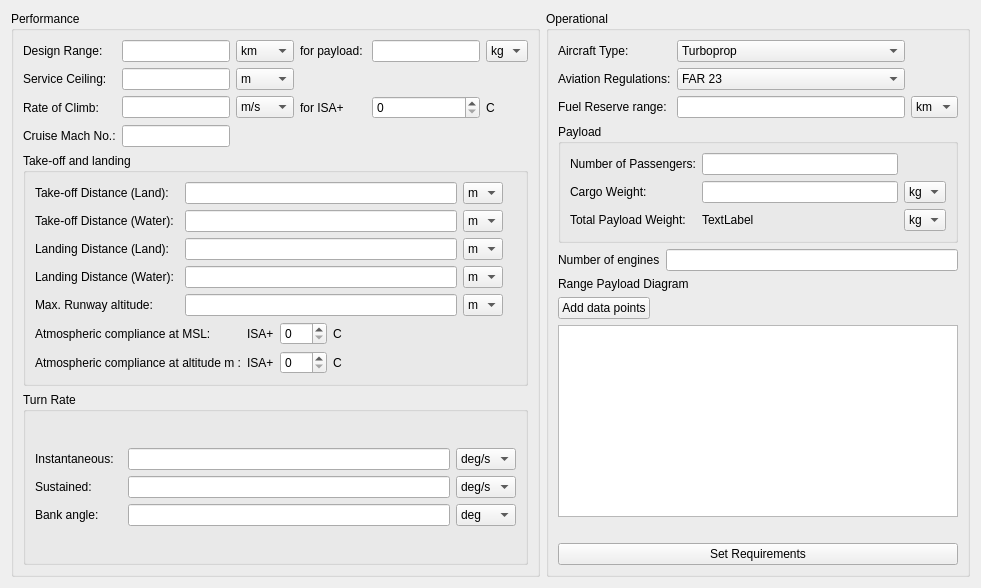
      <widget class="QWidget" name="req_tab">
       <attribute name="title">
        <string>Requirements</string>
       </attribute>
       <layout class="QHBoxLayout" name="horizontalLayout_3">
        <item>
         <layout class="QVBoxLayout" name="verticalLayout_6">
          <item>
           <widget class="QGroupBox" name="performance_gb">
            <property name="title">
             <string>Performance</string>
            </property>
            <layout class="QVBoxLayout" name="verticalLayout_10">
             <item>
              <layout class="QGridLayout" name="gridLayout_3">
               <item row="2" column="5">
                <widget class="QLabel" name="roc_cels">
                 <property name="text">
                  <string>C</string>
                 </property>
                </widget>
               </item>
               <item row="2" column="0">
                <widget class="QLabel" name="roc_lab">
                 <property name="text">
                  <string>Rate of Climb:</string>
                 </property>
                </widget>
               </item>
               <item row="3" column="0">
                <widget class="QLabel" name="cruise_m_lab">
                 <property name="text">
                  <string>Cruise Mach No.:</string>
                 </property>
                </widget>
               </item>
               <item row="3" column="1">
                <widget class="QLineEdit" name="cruise_m_inp"/>
               </item>
               <item row="2" column="3">
                <widget class="QLabel" name="roc_isa">
                 <property name="text">
                  <string>for ISA+</string>
                 </property>
                </widget>
               </item>
               <item row="2" column="4">
                <widget class="QSpinBox" name="roc_isa_t_sb">
                 <property name="maximum">
                  <number>100</number>
                 </property>
                 <property name="singleStep">
                  <number>5</number>
                 </property>
                </widget>
               </item>
               <item row="2" column="2">
                <widget class="QComboBox" name="roc_mpers_comb">
                 <property name="minimumSize">
                  <size>
                   <width>54</width>
                   <height>0</height>
                  </size>
                 </property>
                 <item>
                  <property name="text">
                   <string>m/s</string>
                  </property>
                 </item>
                 <item>
                  <property name="text">
                   <string>ft/min</string>
                  </property>
                 </item>
                </widget>
               </item>
               <item row="1" column="1">
                <widget class="QLineEdit" name="serv_ceil_inp"/>
               </item>
               <item row="2" column="1">
                <widget class="QLineEdit" name="roc_inp"/>
               </item>
               <item row="1" column="2">
                <widget class="QComboBox" name="ser_ceil_m_comb">
                 <item>
                  <property name="text">
                   <string>m</string>
                  </property>
                 </item>
                 <item>
                  <property name="text">
                   <string>ft</string>
                  </property>
                 </item>
                </widget>
               </item>
               <item row="0" column="4">
                <widget class="QLineEdit" name="des_rang_payload_inp"/>
               </item>
               <item row="1" column="0">
                <widget class="QLabel" name="serv_ceil_lab">
                 <property name="text">
                  <string>Service Ceiling:</string>
                 </property>
                </widget>
               </item>
               <item row="0" column="2">
                <widget class="QComboBox" name="des_rang_km_comb">
                 <item>
                  <property name="text">
                   <string>km</string>
                  </property>
                 </item>
                 <item>
                  <property name="text">
                   <string>mi</string>
                  </property>
                 </item>
                 <item>
                  <property name="text">
                   <string>nm</string>
                  </property>
                 </item>
                </widget>
               </item>
               <item row="0" column="1">
                <widget class="QLineEdit" name="des_rang_inp"/>
               </item>
               <item row="0" column="0">
                <widget class="QLabel" name="des_rang_lab">
                 <property name="text">
                  <string>Design Range:</string>
                 </property>
                </widget>
               </item>
               <item row="0" column="3">
                <widget class="QLabel" name="des_rang_payload_lab">
                 <property name="text">
                  <string>for payload: </string>
                 </property>
                </widget>
               </item>
               <item row="0" column="5">
                <widget class="QComboBox" name="des_rang_payload_kg_comb">
                 <item>
                  <property name="text">
                   <string>kg</string>
                  </property>
                 </item>
                 <item>
                  <property name="text">
                   <string>lb</string>
                  </property>
                 </item>
                </widget>
               </item>
              </layout>
             </item>
             <item>
              <widget class="QGroupBox" name="to_lan_gb">
               <property name="title">
                <string>Take-off and landing</string>
               </property>
               <layout class="QVBoxLayout" name="verticalLayout_7">
                <item>
                 <layout class="QGridLayout" name="gridLayout">
                  <item row="2" column="3">
                   <widget class="QLabel" name="label_40">
                    <property name="text">
                     <string/>
                    </property>
                   </widget>
                  </item>
                  <item row="0" column="0">
                   <widget class="QLabel" name="tod_land_lab">
                    <property name="text">
                     <string>Take-off Distance (Land):  </string>
                    </property>
                   </widget>
                  </item>
                  <item row="4" column="3">
                   <widget class="QLabel" name="label_37">
                    <property name="text">
                     <string/>
                    </property>
                   </widget>
                  </item>
                  <item row="1" column="3">
                   <widget class="QLabel" name="label_39">
                    <property name="text">
                     <string/>
                    </property>
                   </widget>
                  </item>
                  <item row="0" column="3">
                   <widget class="QLabel" name="label_36">
                    <property name="text">
                     <string/>
                    </property>
                   </widget>
                  </item>
                  <item row="2" column="0">
                   <widget class="QLabel" name="lan_land_lab">
                    <property name="text">
                     <string>Landing Distance (Land):   </string>
                    </property>
                   </widget>
                  </item>
                  <item row="4" column="0">
                   <widget class="QLabel" name="lan_water_lab">
                    <property name="text">
                     <string>Landing Distance (Water): </string>
                    </property>
                   </widget>
                  </item>
                  <item row="5" column="0">
                   <widget class="QLabel" name="max_run_alt_lab">
                    <property name="text">
                     <string>Max. Runway altitude:       </string>
                    </property>
                   </widget>
                  </item>
                  <item row="1" column="0">
                   <widget class="QLabel" name="tod_water_lab">
                    <property name="text">
                     <string>Take-off Distance (Water):</string>
                    </property>
                   </widget>
                  </item>
                  <item row="4" column="1">
                   <widget class="QLineEdit" name="lan_water_inp"/>
                  </item>
                  <item row="0" column="1">
                   <widget class="QLineEdit" name="tod_land_inp"/>
                  </item>
                  <item row="2" column="1">
                   <widget class="QLineEdit" name="lan_land_inp"/>
                  </item>
                  <item row="1" column="1">
                   <widget class="QLineEdit" name="tod_water_inp"/>
                  </item>
                  <item row="5" column="1">
                   <widget class="QLineEdit" name="max_run_alt_inp"/>
                  </item>
                  <item row="0" column="2">
                   <widget class="QComboBox" name="tod_lan_m_comb">
                    <item>
                     <property name="text">
                      <string>m </string>
                     </property>
                    </item>
                    <item>
                     <property name="text">
                      <string>ft </string>
                     </property>
                    </item>
                   </widget>
                  </item>
                  <item row="1" column="2">
                   <widget class="QComboBox" name="tod_water_m_comb">
                    <item>
                     <property name="text">
                      <string>m</string>
                     </property>
                    </item>
                    <item>
                     <property name="text">
                      <string>ft</string>
                     </property>
                    </item>
                   </widget>
                  </item>
                  <item row="2" column="2">
                   <widget class="QComboBox" name="lan_land_m_comb">
                    <item>
                     <property name="text">
                      <string>m</string>
                     </property>
                    </item>
                    <item>
                     <property name="text">
                      <string>ft</string>
                     </property>
                    </item>
                   </widget>
                  </item>
                  <item row="4" column="2">
                   <widget class="QComboBox" name="lan_water_m_comb">
                    <item>
                     <property name="text">
                      <string>m </string>
                     </property>
                    </item>
                    <item>
                     <property name="text">
                      <string>ft </string>
                     </property>
                    </item>
                   </widget>
                  </item>
                  <item row="5" column="2">
                   <widget class="QComboBox" name="max_run_alt_m_comb">
                    <property name="minimumSize">
                     <size>
                      <width>36</width>
                      <height>0</height>
                     </size>
                    </property>
                    <item>
                     <property name="text">
                      <string>m</string>
                     </property>
                    </item>
                    <item>
                     <property name="text">
                      <string>ft</string>
                     </property>
                    </item>
                   </widget>
                  </item>
                 </layout>
                </item>
                <item>
                 <layout class="QGridLayout" name="gridLayout_2">
                  <item row="0" column="1">
                   <widget class="QLabel" name="msl_isa">
                    <property name="text">
                     <string>ISA+</string>
                    </property>
                   </widget>
                  </item>
                  <item row="0" column="0">
                   <widget class="QLabel" name="atm_msl_lab">
                    <property name="text">
                     <string>Atmospheric compliance at MSL:       </string>
                    </property>
                   </widget>
                  </item>
                  <item row="0" column="2">
                   <widget class="QSpinBox" name="run_msl_isa_t_sb">
                    <property name="maximum">
                     <number>100</number>
                    </property>
                    <property name="singleStep">
                     <number>5</number>
                    </property>
                   </widget>
                  </item>
                  <item row="0" column="3">
                   <widget class="QLabel" name="label_28">
                    <property name="text">
                     <string>C</string>
                    </property>
                   </widget>
                  </item>
                  <item row="0" column="4">
                   <spacer name="horizontalSpacer">
                    <property name="orientation">
                     <enum>Qt::Horizontal</enum>
                    </property>
                    <property name="sizeHint" stdset="0">
                     <size>
                      <width>40</width>
                      <height>20</height>
                     </size>
                    </property>
                   </spacer>
                  </item>
                  <item row="1" column="0">
                   <widget class="QLabel" name="atm_alt_lab">
                    <property name="text">
                     <string>Atmospheric compliance at altitude m :</string>
                    </property>
                   </widget>
                  </item>
                  <item row="1" column="1">
                   <widget class="QLabel" name="alt_isa">
                    <property name="text">
                     <string>ISA+</string>
                    </property>
                   </widget>
                  </item>
                  <item row="1" column="2">
                   <widget class="QSpinBox" name="run_alt_isa_t_sb">
                    <property name="maximum">
                     <number>100</number>
                    </property>
                    <property name="singleStep">
                     <number>5</number>
                    </property>
                   </widget>
                  </item>
                  <item row="1" column="3">
                   <widget class="QLabel" name="label_29">
                    <property name="text">
                     <string>C</string>
                    </property>
                   </widget>
                  </item>
                  <item row="1" column="4">
                   <spacer name="horizontalSpacer_3">
                    <property name="orientation">
                     <enum>Qt::Horizontal</enum>
                    </property>
                    <property name="sizeHint" stdset="0">
                     <size>
                      <width>40</width>
                      <height>20</height>
                     </size>
                    </property>
                   </spacer>
                  </item>
                 </layout>
                </item>
               </layout>
              </widget>
             </item>
             <item>
              <widget class="QGroupBox" name="turn_rate_gb">
               <property name="title">
                <string>Turn Rate</string>
               </property>
               <layout class="QVBoxLayout" name="verticalLayout_8">
                <item>
                 <layout class="QGridLayout" name="gridLayout_4">
                  <item row="0" column="0">
                   <widget class="QLabel" name="inst_lab">
                    <property name="text">
                     <string>Instantaneous: </string>
                    </property>
                   </widget>
                  </item>
                  <item row="1" column="2">
                   <widget class="QComboBox" name="sus_degpers_comb">
                    <item>
                     <property name="text">
                      <string>deg/s</string>
                     </property>
                    </item>
                    <item>
                     <property name="text">
                      <string>rad/s</string>
                     </property>
                    </item>
                   </widget>
                  </item>
                  <item row="1" column="0">
                   <widget class="QLabel" name="sus_lab">
                    <property name="text">
                     <string>Sustained:         </string>
                    </property>
                   </widget>
                  </item>
                  <item row="0" column="1">
                   <widget class="QLineEdit" name="inst_inp"/>
                  </item>
                  <item row="0" column="2">
                   <widget class="QComboBox" name="inst_degpers_comb">
                    <property name="minimumSize">
                     <size>
                      <width>53</width>
                      <height>0</height>
                     </size>
                    </property>
                    <item>
                     <property name="text">
                      <string>deg/s</string>
                     </property>
                    </item>
                    <item>
                     <property name="text">
                      <string>rad/s</string>
                     </property>
                    </item>
                   </widget>
                  </item>
                  <item row="1" column="1">
                   <widget class="QLineEdit" name="sus_inp"/>
                  </item>
                  <item row="2" column="0">
                   <widget class="QLabel" name="bank_ang_lab">
                    <property name="text">
                     <string>Bank angle:       </string>
                    </property>
                   </widget>
                  </item>
                  <item row="2" column="2">
                   <widget class="QComboBox" name="bank_ang_deg_comb">
                    <item>
                     <property name="text">
                      <string>deg</string>
                     </property>
                    </item>
                    <item>
                     <property name="text">
                      <string>rad</string>
                     </property>
                    </item>
                   </widget>
                  </item>
                  <item row="2" column="1">
                   <widget class="QLineEdit" name="bank_ang_inp"/>
                  </item>
                 </layout>
                </item>
               </layout>
              </widget>
             </item>
            </layout>
           </widget>
          </item>
         </layout>
        </item>
        <item>
         <widget class="QGroupBox" name="operational_gb">
          <property name="title">
           <string>Operational</string>
          </property>
          <layout class="QVBoxLayout" name="verticalLayout_2">
           <item>
            <layout class="QGridLayout" name="gridLayout_6">
             <item row="1" column="1">
              <widget class="QComboBox" name="reg_comb">
               <item>
                <property name="text">
                 <string>FAR 23</string>
                </property>
               </item>
               <item>
                <property name="text">
                 <string>FAR 25</string>
                </property>
               </item>
              </widget>
             </item>
             <item row="2" column="2">
              <widget class="QComboBox" name="fuel_res_km_comb">
               <property name="minimumSize">
                <size>
                 <width>40</width>
                 <height>0</height>
                </size>
               </property>
               <item>
                <property name="text">
                 <string>km</string>
                </property>
               </item>
               <item>
                <property name="text">
                 <string>nm</string>
                </property>
               </item>
               <item>
                <property name="text">
                 <string>mi</string>
                </property>
               </item>
              </widget>
             </item>
             <item row="2" column="1">
              <widget class="QLineEdit" name="fuel_res_inp"/>
             </item>
             <item row="1" column="0">
              <widget class="QLabel" name="reg_lab">
               <property name="text">
                <string>Aviation Regulations:</string>
               </property>
              </widget>
             </item>
             <item row="2" column="0">
              <widget class="QLabel" name="fuel_res_lab">
               <property name="text">
                <string>Fuel Reserve range:</string>
               </property>
              </widget>
             </item>
             <item row="0" column="0">
              <widget class="QLabel" name="label_61">
               <property name="text">
                <string>Aircraft Type:</string>
               </property>
              </widget>
             </item>
             <item row="0" column="1">
              <widget class="QComboBox" name="aircraft_type_comb">
               <item>
                <property name="text">
                 <string>Turboprop</string>
                </property>
               </item>
               <item>
                <property name="text">
                 <string>Propeller</string>
                </property>
               </item>
               <item>
                <property name="text">
                 <string/>
                </property>
               </item>
              </widget>
             </item>
            </layout>
           </item>
           <item>
            <widget class="QGroupBox" name="payload_gb">
             <property name="title">
              <string>Payload</string>
             </property>
             <layout class="QVBoxLayout" name="verticalLayout_3">
              <item>
               <layout class="QGridLayout" name="gridLayout_5">
                <item row="2" column="2">
                 <widget class="QComboBox" name="pay_wt_kg_comb">
                  <property name="minimumSize">
                   <size>
                    <width>37</width>
                    <height>0</height>
                   </size>
                  </property>
                  <item>
                   <property name="text">
                    <string>kg</string>
                   </property>
                  </item>
                 </widget>
                </item>
                <item row="1" column="2">
                 <widget class="QComboBox" name="cargo_kg_comb">
                  <item>
                   <property name="text">
                    <string>kg</string>
                   </property>
                  </item>
                  <item>
                   <property name="text">
                    <string>lb</string>
                   </property>
                  </item>
                 </widget>
                </item>
                <item row="1" column="0">
                 <widget class="QLabel" name="cargo_lab">
                  <property name="text">
                   <string>Cargo Weight:</string>
                  </property>
                 </widget>
                </item>
                <item row="1" column="1">
                 <widget class="QLineEdit" name="cargo_inp"/>
                </item>
                <item row="2" column="0">
                 <widget class="QLabel" name="pay_wt_lab">
                  <property name="text">
                   <string>Total Payload Weight:  </string>
                  </property>
                 </widget>
                </item>
                <item row="0" column="1">
                 <widget class="QLineEdit" name="pass_inp"/>
                </item>
                <item row="0" column="0">
                 <widget class="QLabel" name="pass_lab">
                  <property name="text">
                   <string>Number of Passengers:</string>
                  </property>
                 </widget>
                </item>
                <item row="2" column="1">
                 <widget class="QLabel" name="pay_wt_inplab">
                  <property name="text">
                   <string>TextLabel</string>
                  </property>
                 </widget>
                </item>
               </layout>
              </item>
             </layout>
            </widget>
           </item>
           <item>
            <layout class="QGridLayout" name="gridLayout_10">
             <item row="0" column="0">
              <widget class="QLabel" name="engine_lab">
               <property name="text">
                <string>Number of engines</string>
               </property>
              </widget>
             </item>
             <item row="0" column="1">
              <widget class="QLineEdit" name="engine_inp"/>
             </item>
            </layout>
           </item>
           <item>
            <layout class="QVBoxLayout" name="verticalLayout_18">
             <item>
              <widget class="QLabel" name="label_57">
               <property name="text">
                <string>Range Payload Diagram</string>
               </property>
              </widget>
             </item>
             <item>
              <layout class="QHBoxLayout" name="horizontalLayout_28">
               <item>
                <widget class="QPushButton" name="add_data_push">
                 <property name="text">
                  <string>Add data points</string>
                 </property>
                </widget>
               </item>
               <item>
                <spacer name="horizontalSpacer_19">
                 <property name="orientation">
                  <enum>Qt::Horizontal</enum>
                 </property>
                 <property name="sizeHint" stdset="0">
                  <size>
                   <width>40</width>
                   <height>20</height>
                  </size>
                 </property>
                </spacer>
               </item>
              </layout>
             </item>
             <item>
              <widget class="QGraphicsView" name="range_payload_graphics">
               <property name="minimumSize">
                <size>
                 <width>400</width>
                 <height>0</height>
                </size>
               </property>
              </widget>
             </item>
            </layout>
           </item>
           <item>
            <spacer name="horizontalSpacer_15">
             <property name="orientation">
              <enum>Qt::Horizontal</enum>
             </property>
             <property name="sizeHint" stdset="0">
              <size>
               <width>40</width>
               <height>20</height>
              </size>
             </property>
            </spacer>
           </item>
           <item>
            <widget class="QPushButton" name="set_req_push">
             <property name="text">
              <string>Set Requirements</string>
             </property>
            </widget>
           </item>
          </layout>
         </widget>
        </item>
       </layout>
      </widget>
